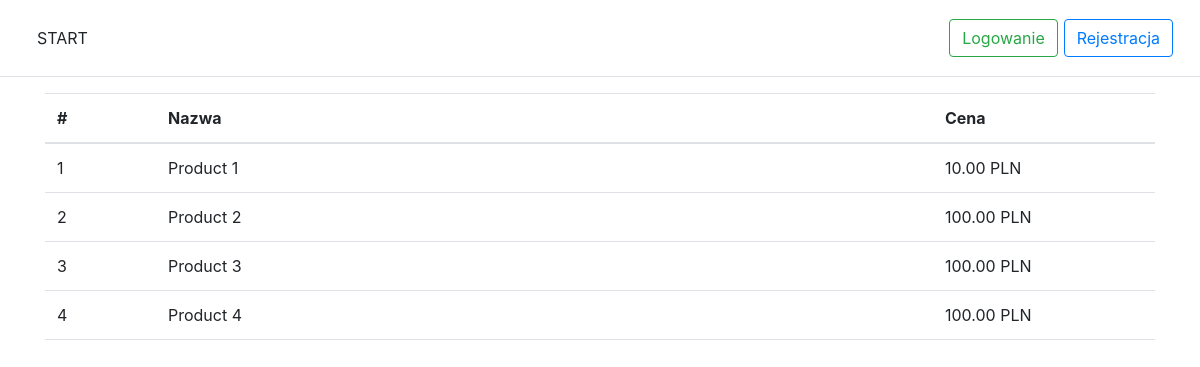
Screenshot of /pages/products.php with the database file from the repository.
### tables this page shows
CREATE TABLE `products`
(
    `id`             int(11) AUTO_INCREMENT PRIMARY KEY NOT NULL,
    `auction_number` varchar(255)                       NOT NULL,
    `name`           varchar(255)                       NOT NULL,
    `description`    varchar(1000)                      NOT NULL,
    `nett_price`     decimal(10, 2)                     NOT NULL,
    `vat`            int(11)                            NOT NULL,
    `gross_price`    decimal(10, 2)                     NOT NULL,
    `optima_code`    varchar(255),
    `ean`            varchar(255)
);

### pages/products.php (the view, shortened to what this page needs)
<!doctype html>
<html lang="pl">
<head>
    <?php include_once('../static/elements/head.inc.php'); ?>
</head>
<body>
<header>
    <?php include_once('../static/elements/header.php') ?>
</header>
<div class="container">
    <table class="table table-hover">
        <thead>
        <tr>
            <th scope="col" style="width: 10%">#</th>
            <th scope="col" style="width 70%">Nazwa</th>
            <th scope="col" style="width: 20%">Cena</th>
        </tr>
        </thead>
        <tbody>
        <?php
        include_once '../classes/dbh.classes.php';
        $stmt = $connection->prepare('SELECT * FROM products;');
        $stmt->execute();
        $result = $stmt->get_result();
        $products = $result->fetch_all(MYSQLI_ASSOC);
        if ($products > 0) {
            $rowNumber = 0;
            foreach ($products as $product) {
                $rowNumber += 1; ?>
                <tr onclick="window.location='product-single.php?id='+<?= $product['id'] ?>">
                    <td><?= $rowNumber ?></td>
                    <td><?= $product['name'] ?></td>
                    <td><?= $product['nett_price'] ?> PLN</td>
                </tr>
            <?php }
        } else {
            echo('<div class="alert alert-danger text-center" role="alert">Brak produktów do wyświetlenia</div>');
        }
        ?>
        </tbody>
    </table>
</div>
</body>
</html>

### static/css/header.css (style rules this page uses)
html { font-size: 14px; }
@media (min-width: 768px) { html { font-size: 16px; } }

### static/css/footer.css (style rules this page uses)
html { font-size: 14px; }
@media (min-width: 768px) { html { font-size: 16px; } }

### rows the page displays
products: name "Product 1", nett_price "10.00"
products: name "Product 2", nett_price "100.00"
products: name "Product 3", nett_price "100.00"
products: name "Product 4", nett_price "100.00"
